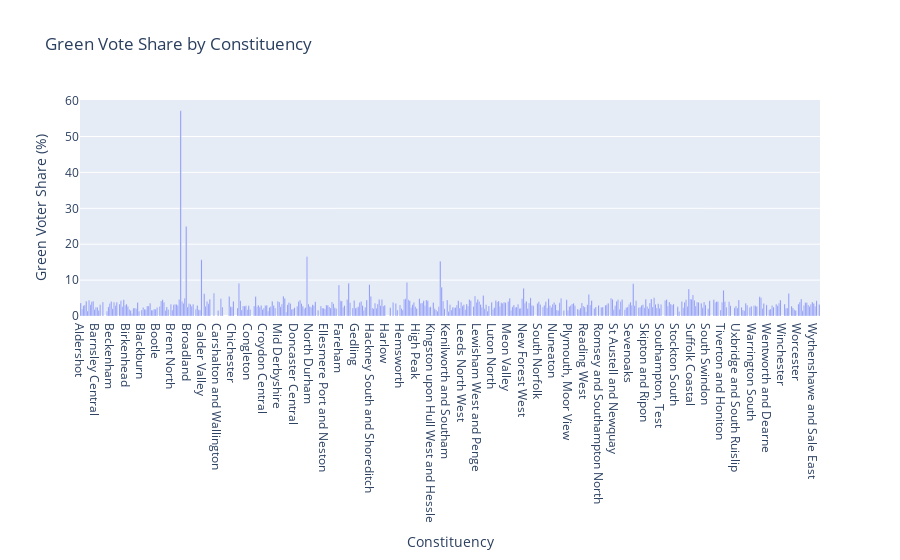

Notebook code for this chart:
### Code cell
data = UkData.query.filter_by(country = "England").with_entities(
    UkData.country,
    UkData.constituency_name,
    UkData.GreenVote19,
    UkData.TotalVote19).all()


df = pd.DataFrame(data, columns=["Country", "Constituency", "GreenVote", "TotalVote"])


df["GreenVoteShare"] = (df["GreenVote"]/df["TotalVote"]) * 100

fig = px.bar(df, x="Constituency", y=df['GreenVoteShare'],
                title="Green Vote Share by Constituency",
                 color_continuous_scale=px.colors.sequential.Magma)  # colour-blind friendly

# Labelling
fig.update_layout(
        xaxis_title="Constituency",
        yaxis_title="Green Voter Share (%)",
    )


df.tail()

fig

### Figure 1 — Plotly figure (JSON) as saved in the notebook; plotly's stock layout.template omitted (floating-point values rounded to 4 significant figures; data arrays with more than 128 entries replaced by an {"elided": "..."} marker saying what was removed)
{"data": [{"hovertemplate": "Constituency=%{x}<br>y=%{y}<extra></extra>", "legendgroup": "", "marker": {"color": "#636efa", "pattern": {"shape": ""}}, "name": "", "orientation": "v", "showlegend": false, "textposition": "auto", "type": "bar", "x": {"elided": "533 str values"}, "xaxis": "x", "y": {"elided": "533 float values"}, "yaxis": "y"}], "layout": {"barmode": "relative", "legend": {"tracegroupgap": 0}, "title": {"text": "Green Vote Share by Constituency"}, "xaxis": {"anchor": "y", "domain": [0, 1], "title": {"text": "Constituency"}}, "yaxis": {"anchor": "x", "domain": [0, 1], "title": {"text": "Green Voter Share (%)"}}}}
